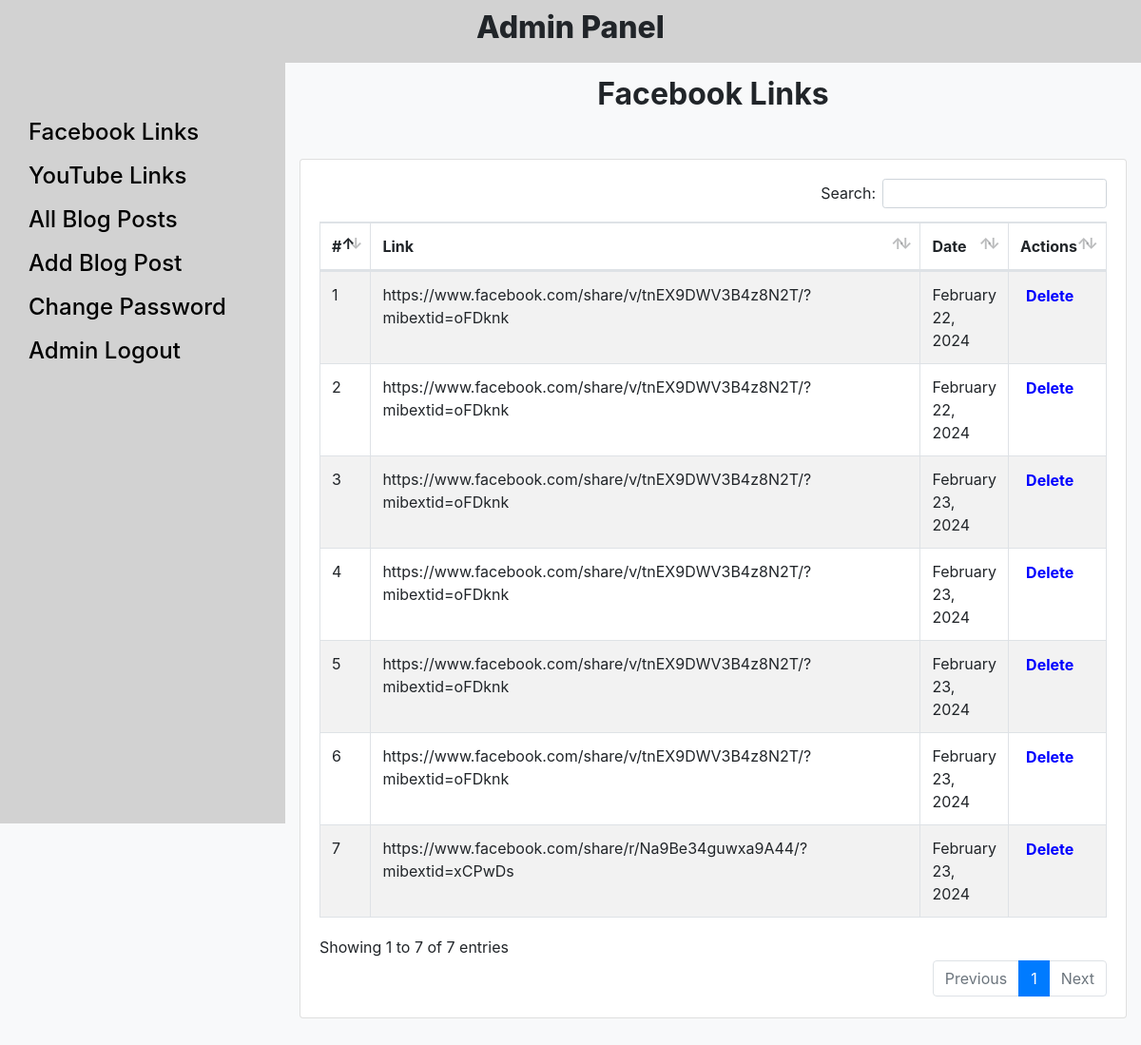
The page /admin/admin_panel.php?fb_links (signed in) on the database its author committed.
### tables this page shows
CREATE TABLE `links` (
  `lid` bigint(255) NOT NULL,
  `link` varchar(255) NOT NULL,
  `ltype` varchar(255) NOT NULL,
  `ldate` varchar(255) NOT NULL
);

### admin/fb_links.php (the view, shortened to what this page needs)
<!DOCTYPE html PUBLIC "-//W3C//DTD XHTML 1.0 Transitional//EN" "http://www.w3.org/TR/xhtml1/DTD/xhtml1-transitional.dtd">
<html xmlns="http://www.w3.org/1999/xhtml">
<head>
    <link rel="stylesheet" href="css/bootstrap.min.css" />
    <link href="../asset/plugins/datatable/css/dataTables.bootstrap5.min.css" rel="stylesheet" />
</head>
<body>
    <h2 align="center" class="pt-1" style="margin-top:10px; margin-bottom:10px;"><b>Facebook Links</b></h2>
    <?php
    global $con;
    ?>
    <main class="container">
        <div class="row justify-content-center mt-5">
            <div class="col-12">
                <div class="card">
                    <div class="card-body">
                        <div class="table-responsive">
                            <table id="example2" class="table table-striped table-bordered">
                                <thead>
                                    <tr>
                                        <th>#</th>
                                        <th style="width: 800px;">Link</th>
                                        <th>Date</th>
                                        <th>Actions</th>
                                    </tr>
                                </thead>
                                <tbody id="links-table">
                                    <?php
                                    $id = 0;
                                    $get_links = "SELECT * FROM `links` WHERE `ltype`='fb' ";
                                    $run_links = mysqli_query($con, $get_links);
                                    if (mysqli_num_rows($run_links) > 0) {
                                        while ($row = mysqli_fetch_assoc($run_links)) {
                                    ?>
                                            <tr>
                                                <td><?= ++$id ?></td>
                                                <td><?= $row['link'] ?></td>
                                                <td><?= $row['ldate'] ?></td>
                                                <td><button type="button" class="link del border-0" data-id="<?= $row['lid'] ?>">Delete</button></td>
                                            </tr>
                                    <?php
                                        }
                                    } ?>
                                </tbody>
                            </table>
                        </div>
                    </div>
                </div>
            </div>
        </div>
    </main>
</body>
</html>

### admin/admin_panel.php (shortened to what this page needs)
<?php
include("connection.php");
?>
<!DOCTYPE html PUBLIC "-//W3C//DTD XHTML 1.0 Transitional//EN" "http://www.w3.org/TR/xhtml1/DTD/xhtml1-transitional.dtd">
<html xmlns="http://www.w3.org/1999/xhtml">
<head>
	<link rel="stylesheet" href="css/bootstrap.min.css" />
</head>
<body class="bg-light">
	<div class="container-fluid" style="background-color:#D2D2D2; padding-top:10px; padding-bottom:10px">
		<h2 align="Center" style="font-weight: 800;">Admin Panel</h2>
	</div>
	<div class="container-fluid">
		<div class="wrapper">
			<div class="row mb-5 ">
				<div class="col-sm-3  p-0 pb-5">
					<div class="abc ">
						<a href="admin_panel.php?fb_links">Facebook Links</a>
						<a href="admin_panel.php?yt_links">YouTube Links</a>
						<a href="admin_panel.php?all_posts">All Blog Posts</a>
						<a href="admin_panel.php?add_new_post">Add Blog Post</a>
						<a href="admin_panel.php?change_password">Change Password</a>
						<a href="admin_panel.php?admin_logout">Admin Logout</a>
					</div>
				</div>
				<div class="col-sm-9 bg-light" style="overflow: auto;">
					<div class="row p-0">
						<div class="col-sm-12 p-0 bg-light">
							<?php
							if (isset($_GET['change_password'])) {
								include("change_password.php");
							} else if (isset($_GET['insert_product'])) {
								include("insert_products.php");
							} else if (isset($_GET['view_products'])) {
								include("view_products.php");
							} else if (isset($_GET['fb_links'])) {
								include("fb_links.php");
							} else if (isset($_GET['yt_links'])) {
								include("yt_links.php");
							} else if (isset($_GET['all_posts'])) {
								include("all_posts.php");
							} else if (isset($_GET['add_new_post'])) {
								include("add_new_post.php");
							} else if (isset($_GET['view_post'])) {
								include("view_post.php");
							} else if (isset($_GET['edit'])) {
								include("edit_product.php");
							} else if (isset($_GET['edit_post'])) {
								include("edit_post.php");
							} else if (isset($_GET['view_comments'])) {
								include("view_comments.php");
							} else if (isset($_GET['admin_logout'])) {
								include("admin_logout.php");
							} else if (isset($_GET['delete_comment'])) {
								include("view_comments.php");
							} else {
								include("all_posts.php");
							}
							?>
						</div>
					</div>
				</div>
			</div>
		</div>
</body>
</html>

### admin/admin_panel.php (style rules this page uses)
.abc { background-color: #D2D2D2; padding-top: 5px; text-align: left; padding-bottom: 200px; height: 100vh; padding-top: 50px; }
.abc a { display: block; color: black; font-size: 24px; text-align: center; font-weight: 500; padding: 5px; text-align: left; padding-left: 10%; }

### admin/fb_links.php (style rules this page uses)
.link { color: blue; font-weight: 700; background: none; }

### rows shown on the page
links: link "https://www.facebook.com/share/v/tnEX9DWV3B4z8N2T/?mibextid=oFDknk", ldate "February 22, 2024"
links: link "https://www.facebook.com/share/v/tnEX9DWV3B4z8N2T/?mibextid=oFDknk", ldate "February 22, 2024"
links: link "https://www.facebook.com/share/v/tnEX9DWV3B4z8N2T/?mibextid=oFDknk", ldate "February 23, 2024"
links: link "https://www.facebook.com/share/v/tnEX9DWV3B4z8N2T/?mibextid=oFDknk", ldate "February 23, 2024"
links: link "https://www.facebook.com/share/v/tnEX9DWV3B4z8N2T/?mibextid=oFDknk", ldate "February 23, 2024"
links: link "https://www.facebook.com/share/v/tnEX9DWV3B4z8N2T/?mibextid=oFDknk", ldate "February 23, 2024"
links: link "https://www.facebook.com/share/r/Na9Be34guwxa9A44/?mibextid=xCPwDs", ldate "February 23, 2024"
